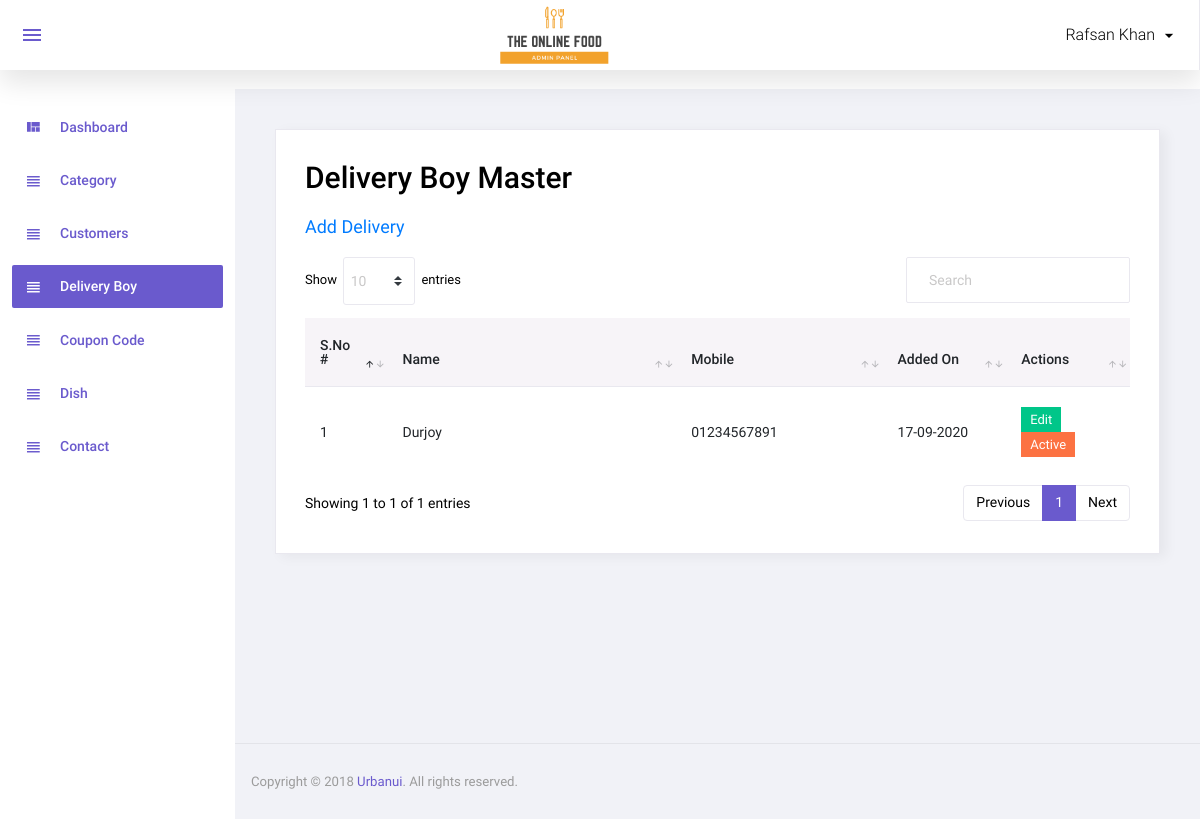
/admin/delivery_boy.php (signed in), run on the app's committed database.
### tables this page shows
CREATE TABLE `delivery_boy` (
  `id` int(11) NOT NULL,
  `name` varchar(50) NOT NULL,
  `mobile` varchar(50) NOT NULL,
  `password` varchar(50) NOT NULL,
  `status` int(11) NOT NULL,
  `added_on` datetime NOT NULL
);

### admin/delivery_boy.php (the view, shortened to what this page needs)
<?php
include('top.php');
$sql="select * from delivery_boy order by id desc";
$res=mysqli_query($con,$sql);
?>
<div class="card">
    <div class="card-body">
        <h1 class="grid_title">Delivery Boy Master</h1>
        <a href="manage_delivery_boy.php" class="add_link">Add Delivery</a>
        <div class="row grid_box">
            <div class="col-12">
                <div class="table-responsive">
                    <table id="order-listing" class="table">
                        <thead>
                        <tr>
                            <th width="10%">S.No #</th>
                            <th width="35%">Name</th>
                            <th width="25%">Mobile</th>
                            <th width="15%">Added On</th>
                            <th width="20%">Actions</th>
                        </tr>
                        </thead>
                        <tbody>
                        <?php if(mysqli_num_rows($res)>0){
                            $i=1;
                            while($row=mysqli_fetch_assoc($res)){
                                ?>
                                <tr>
                                    <td><?php echo $i?></td>
                                    <td><?php echo $row['name']?></td>
                                    <td><?php echo $row['mobile']?></td>
                                    <td>
                                        <?php
                                        $dateStr=strtotime($row['added_on']);
                                        echo date('d-m-Y',$dateStr);
                                        ?>
                                    </td>
                                    <td>
                                        <a href="manage_delivery_boy.php?id=<?php echo $row['id']?>"><label class="badge badge-success hand_cursor">Edit</label></a>&nbsp;
                                        <?php
                                        if($row['status']==1){
                                            ?>
                                            <a href="?id=<?php echo $row['id']?>&type=deactive"><label class="badge badge-danger hand_cursor">Active</label></a>
                                            <?php
                                        }else{
                                            ?>
                                            <a href="?id=<?php echo $row['id']?>&type=active"><label class="badge badge-info hand_cursor">Deactive</label></a>
                                            <?php
                                        }
                                        ?>
                                    </td>
                                </tr>
                                <?php
                                $i++;
                            } } else { ?>
                            <tr>
                                <td colspan="5">No data found</td>
                            </tr>
                        <?php } ?>
                        </tbody>
                    </table>
                </div>
            </div>
        </div>
    </div>
</div>
<?php include('footer.php');?>

### data on the page
delivery_boy: name "Durjoy", mobile "01234567891", added_on "17-09-2020"

### other printed values
$_SESSION['ADMIN_USER'] "Rafsan Khan"
